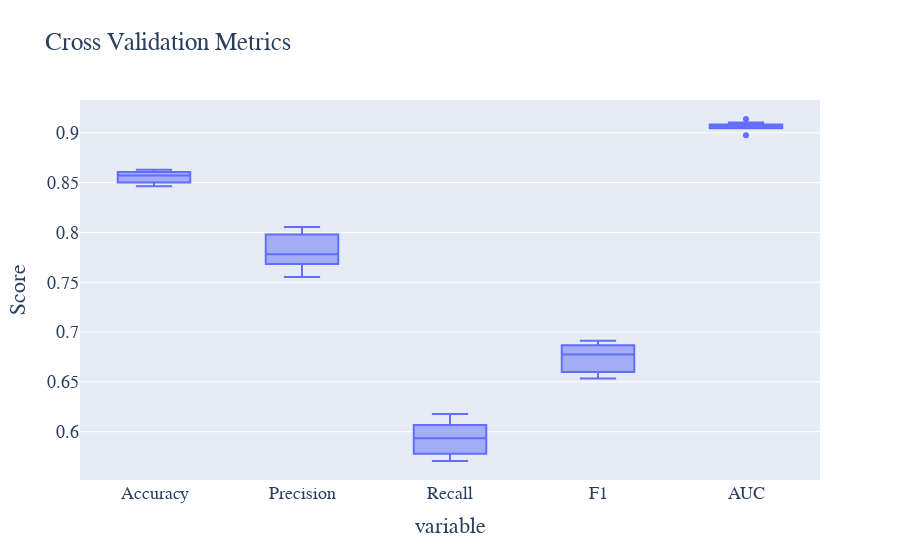

Notebook code cell kept with this figure:
### Code cell
# 执行交叉验证
cv_results = cross_validate(lr_model, X_train, y_train, cv=10, scoring=['accuracy', 'precision', 'recall', 'f1', 'roc_auc'])

# 提取交叉验证结果
cv_accuracy = cv_results['test_accuracy']
cv_precision = cv_results['test_precision']
cv_recall = cv_results['test_recall']
cv_f1 = cv_results['test_f1']
cv_roc = cv_results['test_roc_auc']

# 绘制交叉验证结果的箱线图
cv_metrics_data = pd.DataFrame({
    'Accuracy': cv_accuracy,
    'Precision': cv_precision,
    'Recall': cv_recall,
    'F1': cv_f1,
    'AUC': cv_roc
})

# 绘制交叉验证结果的箱线图
fig = px.box(cv_metrics_data, title='Cross Validation Metrics')
fig.update_layout(
    yaxis_title='Score', showlegend=False,
    font=dict(family='Times New Roman', size=18)
)
fig.write_html('Image/4_6_2_7.html')
fig.show()

### Figure 1 — Plotly figure (JSON) as saved in the notebook; plotly's stock layout.template omitted (floating-point values rounded to 4 significant figures)
{"data": [{"alignmentgroup": "True", "hovertemplate": "variable=%{x}<br>value=%{y}<extra></extra>", "legendgroup": "", "marker": {"color": "#636efa"}, "name": "", "notched": false, "offsetgroup": "", "orientation": "v", "showlegend": false, "type": "box", "x": ["Accuracy", "Accuracy", "Accuracy", "Accuracy", "Accuracy", "Accuracy", "Accuracy", "Accuracy", "Accuracy", "Accuracy", "Precision", "Precision", "Precision", "Precision", "Precision", "Precision", "Precision", "Precision", "Precision", "Precision", "Recall", "Recall", "Recall", "Recall", "Recall", "Recall", "Recall", "Recall", "Recall", "Recall", "F1", "F1", "F1", "F1", "F1", "F1", "F1", "F1", "F1", "F1", "AUC", "AUC", "AUC", "AUC", "AUC", "AUC", "AUC", "AUC", "AUC", "AUC"], "x0": " ", "xaxis": "x", "y": [0.8511, 0.8464, 0.8564, 0.8487, 0.8608, 0.8628, 0.8501, 0.8628, 0.8604, 0.8578, 0.7615, 0.7552, 0.7845, 0.7684, 0.7913, 0.7979, 0.7695, 0.8054, 0.804, 0.772, 0.5952, 0.576, 0.592, 0.5707, 0.6067, 0.6099, 0.5779, 0.6005, 0.5899, 0.6178, 0.6682, 0.6536, 0.6748, 0.6549, 0.6868, 0.6913, 0.6601, 0.688, 0.6805, 0.6864, 0.9046, 0.8974, 0.9083, 0.9045, 0.9048, 0.9138, 0.9059, 0.9076, 0.9103, 0.9068], "y0": " ", "yaxis": "y"}], "layout": {"boxmode": "group", "font": {"family": "Times New Roman", "size": 18}, "legend": {"tracegroupgap": 0}, "showlegend": false, "title": {"text": "Cross Validation Metrics"}, "xaxis": {"anchor": "y", "domain": [0, 1], "title": {"text": "variable"}}, "yaxis": {"anchor": "x", "domain": [0, 1], "title": {"text": "Score"}}}}
